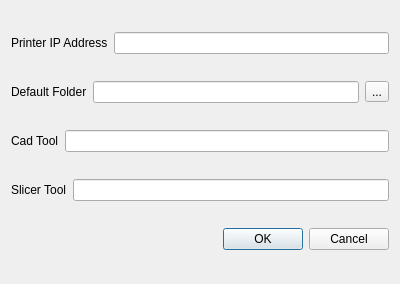
<?xml version="1.0" encoding="UTF-8"?>
<ui version="4.0">
 <class>Configuration</class>
 <widget class="QDialog" name="Configuration">
  <property name="geometry">
   <rect>
    <x>0</x>
    <y>0</y>
    <width>400</width>
    <height>284</height>
   </rect>
  </property>
  <property name="sizePolicy">
   <sizepolicy hsizetype="Preferred" vsizetype="MinimumExpanding">
    <horstretch>0</horstretch>
    <verstretch>0</verstretch>
   </sizepolicy>
  </property>
  <property name="windowTitle">
   <string>Dialog</string>
  </property>
  <layout class="QVBoxLayout" name="verticalLayout">
   <item>
    <layout class="QHBoxLayout" name="horizontalLayout">
     <item>
      <widget class="QLabel" name="label">
       <property name="text">
        <string>Printer IP Address</string>
       </property>
      </widget>
     </item>
     <item>
      <widget class="QLineEdit" name="lineEdit_IPAddress">
       <property name="accessibleName">
        <string>Printer IP Address</string>
       </property>
      </widget>
     </item>
    </layout>
   </item>
   <item>
    <layout class="QHBoxLayout" name="horizontalLayout_2">
     <item>
      <widget class="QLabel" name="label_2">
       <property name="text">
        <string>Default Folder</string>
       </property>
      </widget>
     </item>
     <item>
      <widget class="QLineEdit" name="lineEdit_DefaultFolder">
       <property name="accessibleName">
        <string>Default Folder</string>
       </property>
       <property name="readOnly">
        <bool>true</bool>
       </property>
      </widget>
     </item>
     <item>
      <widget class="QToolButton" name="toolButton">
       <property name="accessibleName">
        <string>Select Folder</string>
       </property>
       <property name="text">
        <string>...</string>
       </property>
      </widget>
     </item>
    </layout>
   </item>
   <item>
    <layout class="QHBoxLayout" name="horizontalLayout_3">
     <item>
      <widget class="QLabel" name="label_3">
       <property name="text">
        <string>Cad Tool</string>
       </property>
      </widget>
     </item>
     <item>
      <widget class="QLineEdit" name="lineEdit_CadTool"/>
     </item>
    </layout>
   </item>
   <item>
    <layout class="QHBoxLayout" name="horizontalLayout_4">
     <item>
      <widget class="QLabel" name="label_4">
       <property name="text">
        <string>Slicer Tool</string>
       </property>
      </widget>
     </item>
     <item>
      <widget class="QLineEdit" name="lineEdit_SlicerTool"/>
     </item>
    </layout>
   </item>
   <item>
    <widget class="QDialogButtonBox" name="buttonBox">
     <property name="orientation">
      <enum>Qt::Horizontal</enum>
     </property>
     <property name="standardButtons">
      <set>QDialogButtonBox::Cancel|QDialogButtonBox::Ok</set>
     </property>
    </widget>
   </item>
  </layout>
 </widget>
 <resources/>
 <connections>
  <connection>
   <sender>buttonBox</sender>
   <signal>accepted()</signal>
   <receiver>Configuration</receiver>
   <slot>accept()</slot>
   <hints>
    <hint type="sourcelabel">
     <x>248</x>
     <y>254</y>
    </hint>
    <hint type="destinationlabel">
     <x>157</x>
     <y>274</y>
    </hint>
   </hints>
  </connection>
  <connection>
   <sender>buttonBox</sender>
   <signal>rejected()</signal>
   <receiver>Configuration</receiver>
   <slot>reject()</slot>
   <hints>
    <hint type="sourcelabel">
     <x>316</x>
     <y>260</y>
    </hint>
    <hint type="destinationlabel">
     <x>286</x>
     <y>274</y>
    </hint>
   </hints>
  </connection>
 </connections>
</ui>
